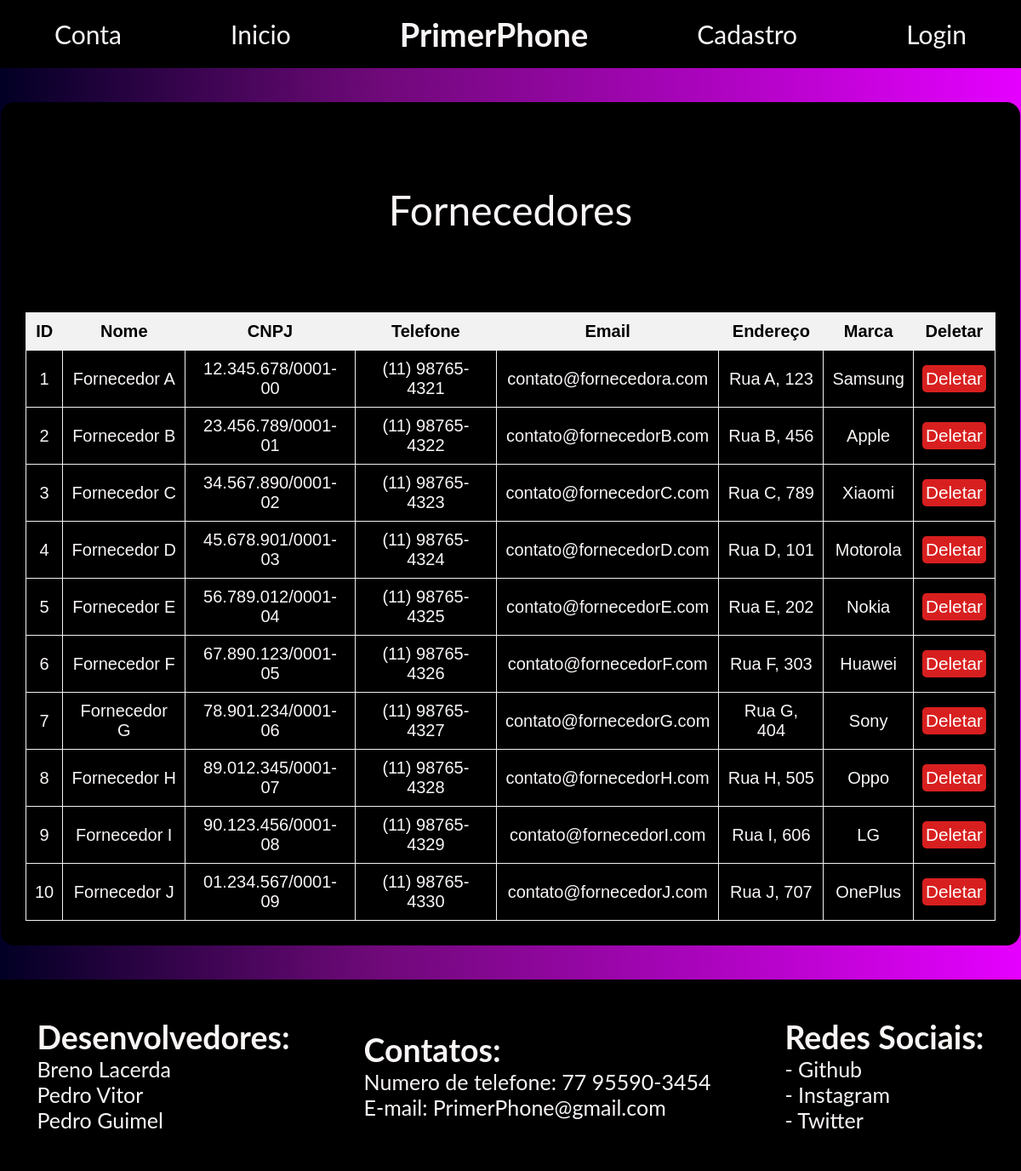
The page /primer/dados/fornecedores.php on the database its author committed.
### tables this page shows
CREATE TABLE fornecedor (
    id_fornecedor INT PRIMARY KEY AUTO_INCREMENT,
    nome VARCHAR(100) NOT NULL,
    cnpj VARCHAR(18) UNIQUE NOT NULL,
    telefone BIGINT,
    email VARCHAR(100) UNIQUE,
    endereco VARCHAR(255),
    marca_id INT,
    FOREIGN KEY (marca_id) REFERENCES marca(id_marca)
);

### primer/dados/fornecedores.php (the view, shortened to what this page needs)
<?php
require_once '../cruds/conexao.php';
$sql = "
    SELECT f.id_fornecedor, f.nome, f.cnpj, f.telefone, f.email, f.endereco,
           COALESCE(m.nome, 'Freelancer') AS marca_nome
    FROM fornecedor f
    LEFT JOIN marca m ON f.marca_id = m.id_marca
    ORDER BY f.id_fornecedor ASC
";
$stmt = $pdo->prepare($sql);
$stmt->execute();
$fornecedores = $stmt->fetchAll(PDO::FETCH_ASSOC);
?>
<!DOCTYPE html>
<html lang="pt-br">
<head>
    <link rel="stylesheet" href="../css/index.css">
    <link rel="stylesheet" href="../css/dados.css">
</head>
<body>
    <div class="subnav">
        <a href="../sessao/sessao.php">Conta</a>
        <a href="../sessao/user.php">Inicio</a>
        <div class="log">
            <h1><b><a href="../index.html">PrimerPhone</a></b></h1>
        </div>
        <a href="../php/cadastrouser.php">Cadastro</a>
        <a href="../php/loginuser.php">Login</a>
    </div>
    <main>
        <div class="Inform">
            <h1>Fornecedores</h1>
            <table id="customers">
                <tr>
                    <th>ID</th>
                    <th>Nome</th>
                    <th>CNPJ</th>
                    <th>Telefone</th>
                    <th>Email</th>
                    <th>Endereço</th>
                    <th>Marca</th>
                    <th>Deletar</th>
                </tr>
                <?php foreach ($fornecedores as $fornecedor) { ?>
                    <tr>
                        <td><?php echo $fornecedor['id_fornecedor']; ?></td>
                        <td><?php echo $fornecedor['nome']; ?></td>
                        <td><?php echo $fornecedor['cnpj']; ?></td>
                        <td><?php echo $fornecedor['telefone']; ?></td>
                        <td><?php echo $fornecedor['email']; ?></td>
                        <td><?php echo $fornecedor['endereco']; ?></td>
                        <td><?php echo $fornecedor['marca_nome']; ?></td>
                        <td>
                            <form method="post" action="delete_alter/deleteForn.php">
                                <button type="submit" class="deletar" onclick="return confirm('Tem certeza que deseja deletar?');">Deletar</button>
                            </form>
                        </td>
                    </tr>
                <?php } ?>
            </table>
        </div>
    </main>
    <footer>
        <div class="names">
            <h2>Desenvolvedores:</h2>
            <p>Breno Lacerda</p>
            <p>Pedro Vitor</p>
            <p>Pedro Guimel</p>
        </div>
        <div class="names">
            <h2>Contatos:</h2>
            <p>Numero de telefone: 77 95590-3454</p>
            <p>E-mail: PrimerPhone@gmail.com</p>
        </div>
        <div class="names">
            <h2>Redes Sociais:</h2>
            <p>- Github</p>
            <p>- Instagram</p>
            <p>- Twitter</p>
        </div>
    </footer>
</body>
</html>

### primer/css/index.css (style rules this page uses)
* { margin: 0%; padding: 0; color: #F9F6F5; }
body { background-color: #F9F6F5; font-family: "Lato", sans-serif; }
.subnav h1 { font-size: 38px; opacity: 1; }
.subnav { display: flex; justify-content: space-around; align-items: center; background-color: #000000; height: 10dvh; position: sticky; top: 0; }
a, h1 { all: inherit; cursor: pointer; font-size: 30px; }
main { height: auto; background: linear-gradient(90deg, #020024 0%, #6f0979 37%, #e500ff 100%); display: flex; flex-direction: column; }
footer { height: 225px; background-color: #000000; display: flex; justify-content: space-around; align-items: center; }
footer .names { font-size: 25px; }
h1 a { font-size: 38px }

### primer/css/dados.css (style rules this page uses)
#customers { font-family: Arial, Helvetica, sans-serif; border-collapse: collapse; height: 100%; width: 100%; display: flex; flex-direction: column; align-items: center; justify-content: center; text-align: center; }
#customers td, #customers th { border: 1px solid #f2f2f2; padding: 10px; font-size: 2.5dvh; }
#customers th { background-color: #f2f2f2; color: #000000; }
td .deletar { all: inherit; cursor: pointer; background: #d81f1f; color: #ffffff; font-size: 2.6dvh; padding: .5dvh; border-radius: 5px; transition: all .3s; }
.compras, .Inform { gap: 3dvh; width: 50%; padding: 5dvh; display: flex; flex-direction: column; align-items: center; justify-content: center; background: #000000; border-radius: 2dvh; }
.Inform { margin-top: 2dvh; }
.compras h2, .Inform h2, .Inform h1 { font-size: 6dvh; }

### primer/dados/fornecedores.php (style rules this page uses)
main { display: flex; flex-direction: column; align-items: center; justify-content: center; }
.Inform { width: 95%; margin: 5dvh 0; text-align: center; padding: 3.6dvh; font-size: .6dvh; }
table { width: 110%; border-collapse: collapse; text-align: center; }
.deletar, .alterar { cursor: pointer; }

### rows shown on the page
fornecedor: id_fornecedor "1", nome "Fornecedor A", cnpj "12.345.678/0001-00", telefone "(11) 98765-4321", email "contato@fornecedora.com", endereco "Rua A, 123", marca_nome "Samsung"
fornecedor: id_fornecedor "2", nome "Fornecedor B", cnpj "23.456.789/0001-01", telefone "(11) 98765-4322", email "contato@fornecedorB.com", endereco "Rua B, 456", marca_nome "Apple"
fornecedor: id_fornecedor "3", nome "Fornecedor C", cnpj "34.567.890/0001-02", telefone "(11) 98765-4323", email "contato@fornecedorC.com", endereco "Rua C, 789", marca_nome "Xiaomi"
fornecedor: id_fornecedor "4", nome "Fornecedor D", cnpj "45.678.901/0001-03", telefone "(11) 98765-4324", email "contato@fornecedorD.com", endereco "Rua D, 101", marca_nome "Motorola"
fornecedor: id_fornecedor "5", nome "Fornecedor E", cnpj "56.789.012/0001-04", telefone "(11) 98765-4325", email "contato@fornecedorE.com", endereco "Rua E, 202", marca_nome "Nokia"
fornecedor: id_fornecedor "6", nome "Fornecedor F", cnpj "67.890.123/0001-05", telefone "(11) 98765-4326", email "contato@fornecedorF.com", endereco "Rua F, 303", marca_nome "Huawei"
fornecedor: id_fornecedor "7", nome "Fornecedor G", cnpj "78.901.234/0001-06", telefone "(11) 98765-4327", email "contato@fornecedorG.com", endereco "Rua G, 404", marca_nome "Sony"
fornecedor: id_fornecedor "8", nome "Fornecedor H", cnpj "89.012.345/0001-07", telefone "(11) 98765-4328", email "contato@fornecedorH.com", endereco "Rua H, 505", marca_nome "Oppo"
fornecedor: id_fornecedor "9", nome "Fornecedor I", cnpj "90.123.456/0001-08", telefone "(11) 98765-4329", email "contato@fornecedorI.com", endereco "Rua I, 606", marca_nome "LG"
fornecedor: id_fornecedor "10", nome "Fornecedor J", cnpj "01.234.567/0001-09", telefone "(11) 98765-4330", email "contato@fornecedorJ.com", endereco "Rua J, 707", marca_nome "OnePlus"
